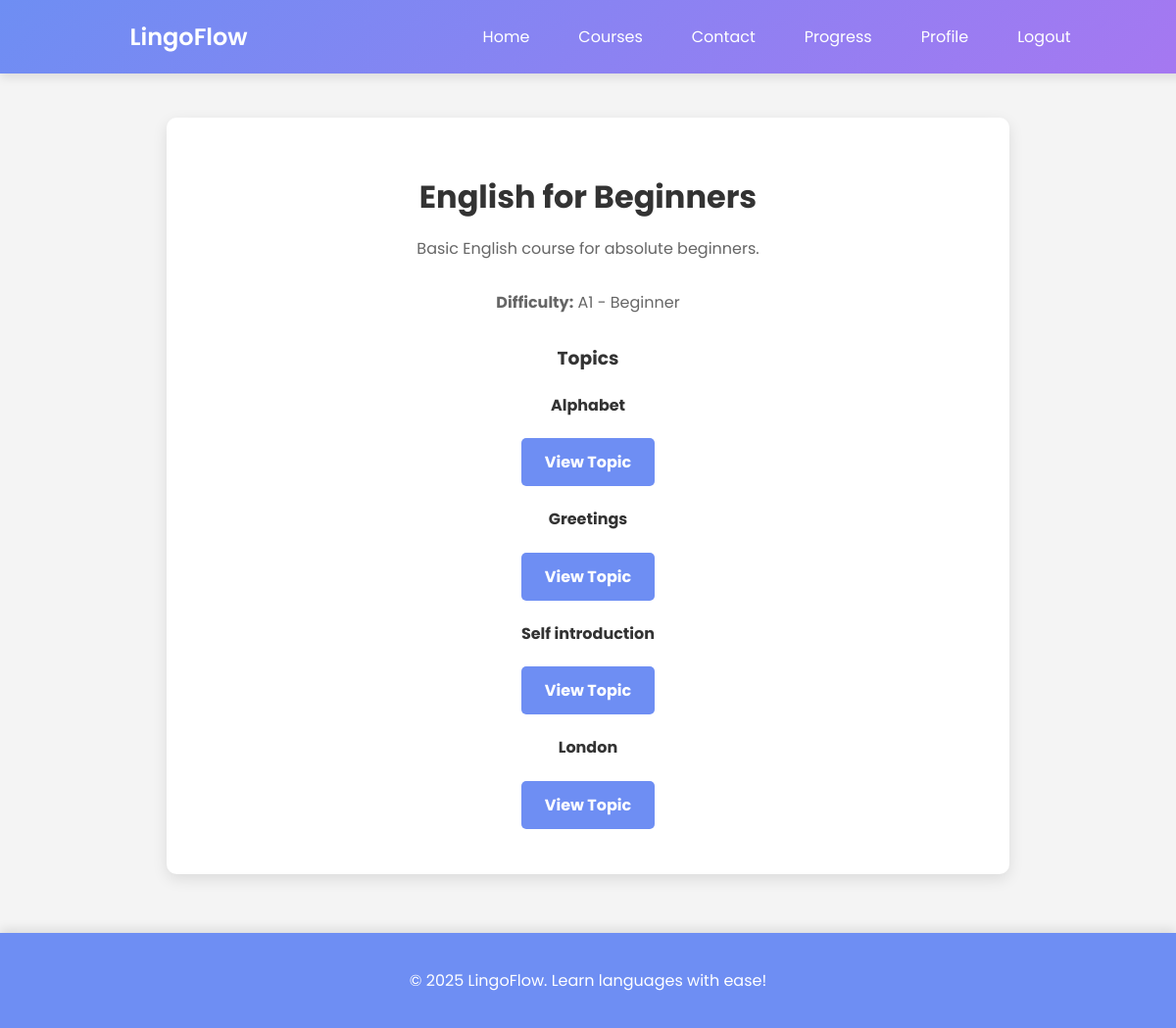
The app's page /courses/1/ (signed in), older data.
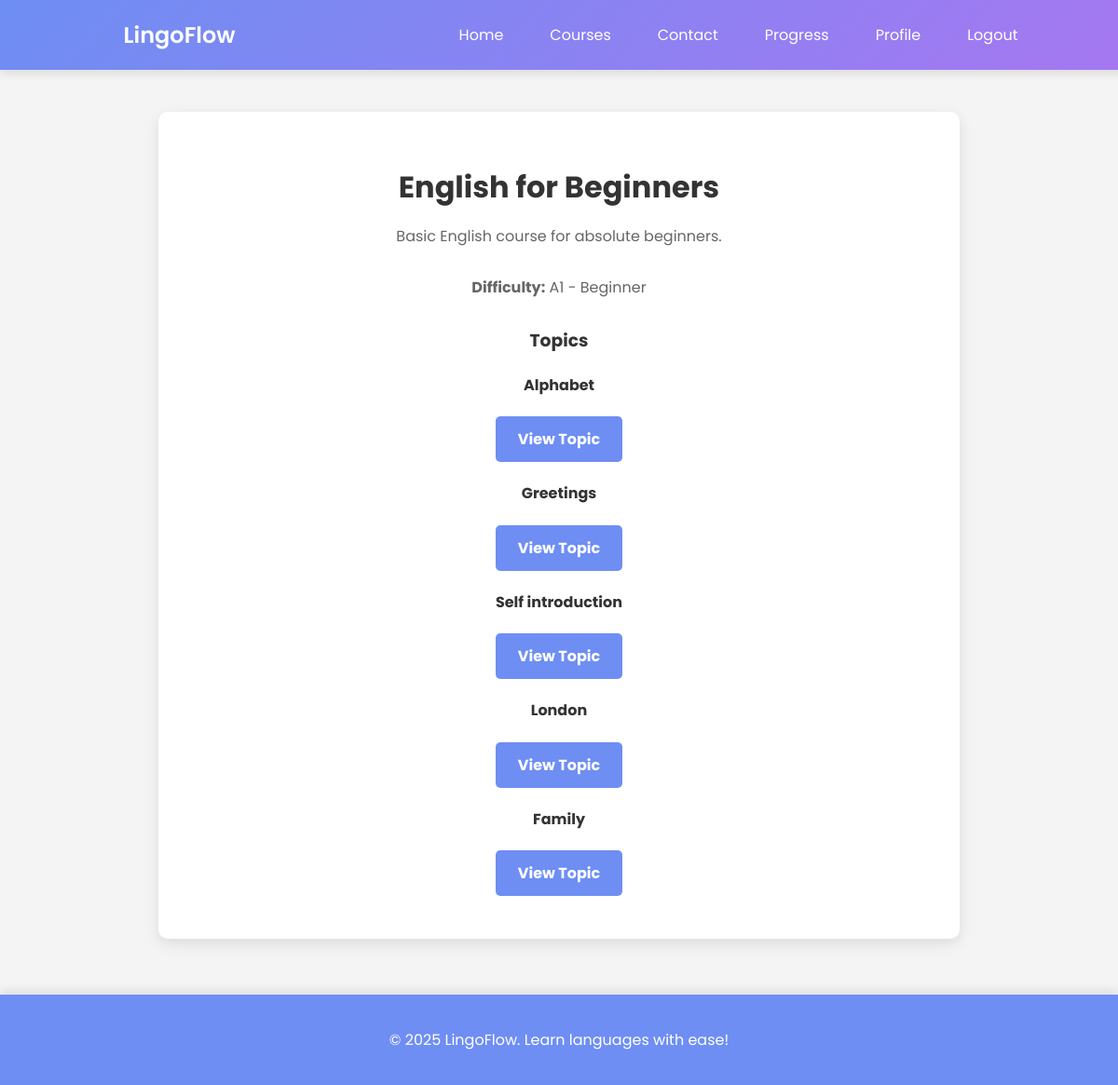
The same page, newer data.
### courses/models.py (models this page shows, shortened)
class Topic(models.Model):
    course = models.ForeignKey(Course, on_delete=models.CASCADE, related_name="topics")
    title = models.CharField(max_length=255)
    explanation = models.TextField()
    order = models.PositiveIntegerField()
    class Meta:
        ordering = ["order"]

### courses/views.py (the view)
# urls.py: path('<int:course_id>/', views.selected_course, name='selected_course'),
@login_required
def selected_course(request, course_id):
    course = Course.objects.prefetch_related("topics").filter(id=course_id).first()
    if not course:
        return render(request, "404.html", status=404)
    return render(request, "courses/selected_course.html", {"course": course})

### templates/courses/selected_course.html
{% extends 'base.html' %}
{% block content %}
<div class="courses-container">
    <h2>{{ course.title }}</h2>
    <p>{{ course.description }}</p>
    <p><strong>Difficulty:</strong> {{ course.get_difficulty_display }}</p>
    <h3>Topics</h3>
    <ul class="topic-list">
        {% for topic in course.topics.all %}
        <li>
            <h4>{{ topic.title }}</h4>
            <a href="{% url 'courses:selected_topic' topic.id %}" class="cta-button">View Topic</a>
        </li>
        {% empty %}
        <p>No topics available.</p>
        {% endfor %}
    </ul>
</div>
{% endblock %}

Row changes from the older to the newer data that the page shows:
added Topic: title "Family"
